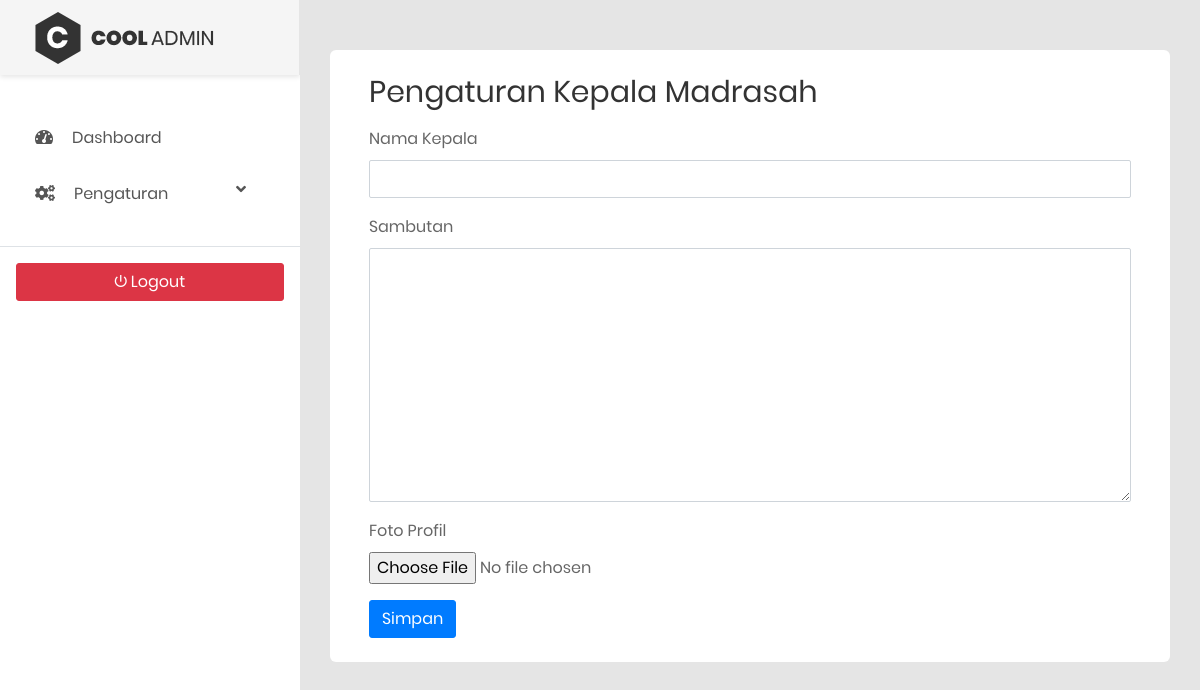
Before: /admin/profilkepala.php (signed in) with the older database file.
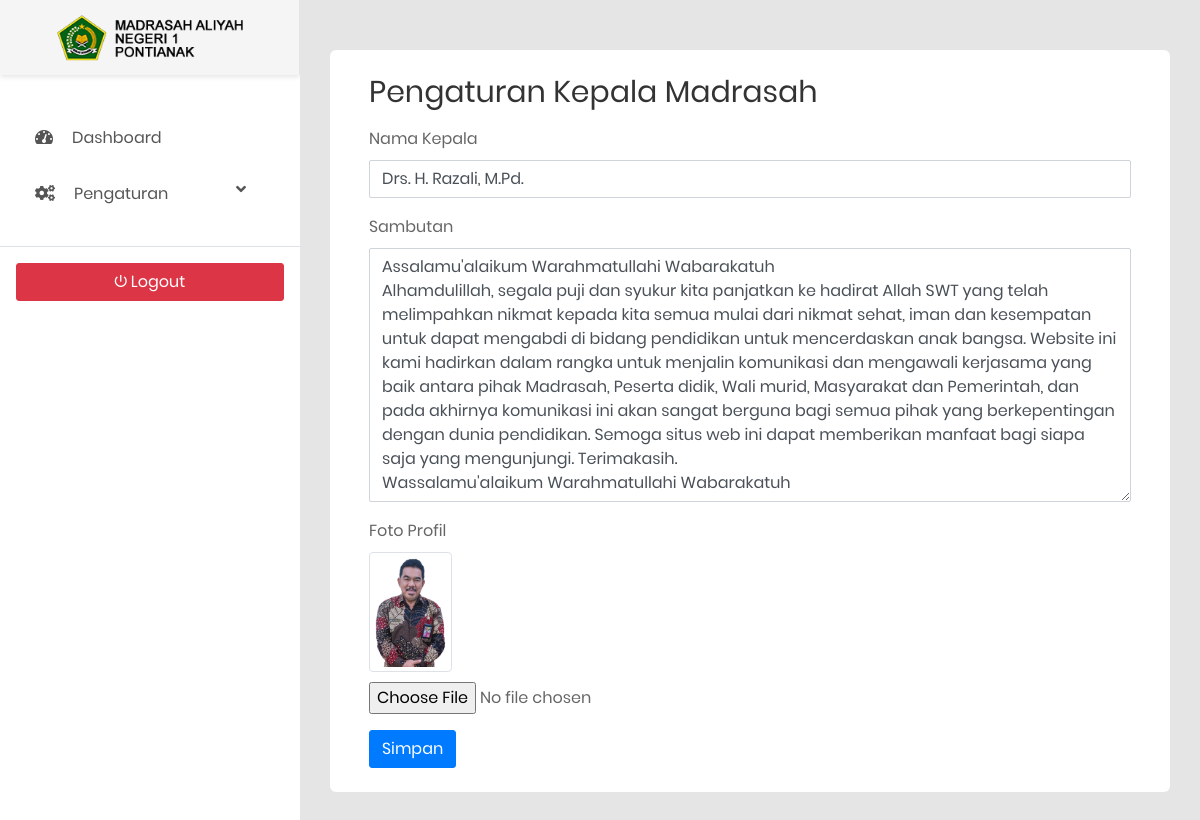
After: the same page with the newer database file.
### tables this page shows
CREATE TABLE `school_profile` (
  `id` int(11) NOT NULL,
  `school_name` varchar(255) NOT NULL,
  `npsn` varchar(20) NOT NULL,
  `address` text NOT NULL,
  `logo` varchar(255) DEFAULT NULL,
  `sejarah` text DEFAULT NULL,
  `akreditasi` varchar(10) DEFAULT NULL,
  `nsm` varchar(50) DEFAULT NULL,
  `status_sekolah` enum('Negeri','Swasta') DEFAULT 'Negeri',
  `jenjang` varchar(50) DEFAULT NULL
);

CREATE TABLE `kepala_sekolah` (
  `id` int(11) NOT NULL,
  `nama` varchar(255) NOT NULL,
  `foto` varchar(255) DEFAULT NULL,
  `sambutan` text DEFAULT NULL
);

### admin/profilkepala.php (the view, shortened to what this page needs)
<?php
include '../include/koneksi.php';
$defaultData = [
    'nama' => '',
    'sambutan' => '',
    'foto' => ''
];
$sql = "SELECT * FROM kepala_sekolah LIMIT 1";
$result = $koneksi->query($sql);
if ($result && $result->num_rows > 0) {
    $data = $result->fetch_assoc();
    $data = array_merge($defaultData, $data);
} else {
    $data = $defaultData;
}
$profil = $koneksi->query("SELECT * FROM school_profile WHERE id=1")->fetch_assoc();
?>
<!DOCTYPE html>
<html lang="en">
<head>
    <link href="assets/css/font-face.css" rel="stylesheet" media="all">
    <link href="assets/vendor/font-awesome-4.7/css/font-awesome.min.css" rel="stylesheet" media="all">
    <link href="assets/vendor/font-awesome-5/css/fontawesome-all.min.css" rel="stylesheet" media="all">
    <link href="assets/vendor/mdi-font/css/material-design-iconic-font.min.css" rel="stylesheet" media="all">
    <link href="assets/vendor/bootstrap-4.1/bootstrap.min.css" rel="stylesheet" media="all">
    <link href="assets/vendor/animsition/animsition.min.css" rel="stylesheet" media="all">
    <link href="assets/vendor/bootstrap-progressbar/bootstrap-progressbar-3.3.4.min.css" rel="stylesheet" media="all">
    <link href="assets/vendor/wow/animate.css" rel="stylesheet" media="all">
    <link href="assets/vendor/css-hamburgers/hamburgers.min.css" rel="stylesheet" media="all">
    <link href="assets/vendor/slick/slick.css" rel="stylesheet" media="all">
    <link href="assets/vendor/select2/select2.min.css" rel="stylesheet" media="all">
    <link href="assets/vendor/perfect-scrollbar/perfect-scrollbar.css" rel="stylesheet" media="all">
    <link href="assets/css/theme.css" rel="stylesheet" media="all">
</head>
<body class="animsition">
<div class="page-wrapper">
        <aside class="menu-sidebar d-none d-lg-block">
            <div class="logo">
            <a href="#">
                <?php if (!empty($profil['logo']) && file_exists('uploads/' . $profil['logo'])): ?>
                    <img src="uploads/<?php echo htmlspecialchars($profil['logo']); ?>" alt="Logo Sekolah" style="max-height: 100px;" />
                <?php else: ?>
                    <img src="assets/images/icon/logo.png" alt="Logo Default" style="max-height: 100px;" />
                <?php endif; ?>
            </a>
            </div>
            <div class="menu-sidebar__content js-scrollbar1">
                <nav class="navbar-sidebar">
                    <ul class="list-unstyled navbar__list">
                        <li>
                            <a class="js-arrow" href="dashboard.php">
                                <i class="fas fa-tachometer-alt"></i>Dashboard</a>
                        </li>
                        <li>
                            <a class="js-arrow" href="#">
                                 <i class="fas fa-gears"></i>Pengaturan<i class="fas fa-angle-down float-right"></i></a>
                        </li>
                    </ul>
                </nav>
                <div class="mt-4 p-3 border-top">
                    <a href="dashboard.php?action=logout" class="btn btn-danger btn-block">
                        <i class="zmdi zmdi-power"></i> Logout
                    </a>
                </div>
            </div>
        </aside>
        <div class="page-container">
            <div class="main-content p-t-50">
                <div class="section__content section__content--p30">
                      <div class="login-wrap p-4" style="max-width: 1000px; margin: auto; background: #fff; border-radius: 6px;">
                    <div class="container-fluid">
                        <h2 class="title-1 mb-3">Pengaturan Kepala Madrasah</h2>
                        <form action="" method="POST" enctype="multipart/form-data">
                            <div class="form-row">
                                <div class="form-group col-md-12">
                                    <label for="school_name">Nama Kepala</label>
                                    <input type="text" class="form-control" id="nama" name="nama" value="<?php echo htmlspecialchars($data['nama']); ?>" required>
                                </div>
                                <div class="form-group col-md-12">
                                <label for="address">Sambutan</label>
                                <textarea class="form-control" id="sambutan" name="sambutan" rows="10"><?php echo htmlspecialchars($data['sambutan']); ?></textarea>
                            </div>
                            </div>
                            <div class="form-group">
                                <label for="foto">Foto Profil</label>
                                <?php if (!empty($data['foto']) && file_exists('uploads/' . $data['foto'])): ?>
                                    <div>
                                        <img src="uploads/<?php echo htmlspecialchars($data['foto']); ?>" alt="Foto Kepala" class="foto-preview img-thumbnail" />
                                    </div>
                                <?php endif; ?>
                                <input type="file" class="form-control-file" id="foto" name="foto" accept="image/*">
                            </div>
                            <button type="submit" class="btn btn-primary">Simpan</button>
                        </form>
                    </div>
                      </div>
                </div>
            </div>
        </div>
</div>
</body>
</html>

### admin/profilkepala.php (style rules this page uses)
.foto-preview { max-height: 120px; margin-bottom: 10px; }

Changed rows visible on the page:
now on this page (row edited): school_profile: logo (picture)
added kepala_sekolah: nama "Drs. H. Razali, M.Pd.", sambutan "Assalamu'alaikum Warahmatullahi Wabarakatuh Alhamdulillah, segala puji dan syukur kita panjatkan ke hadirat Allah SWT yang telah melimpahkan nikmat kepada kita semua mulai dari nikmat sehat, iman dan kesempatan untuk dapat mengabdi di bidang pendidikan untuk mencerdaskan anak bangsa. Website ini kami hadirkan dalam rangka untuk menjalin komunikasi dan mengawali kerjasama yang baik antara pihak Madrasah, Peserta didik, Wali murid, Masyarakat dan Pemerintah, dan pada akhirnya komunikasi ini akan sangat berguna bagi semua pihak yang berkepentingan dengan dunia pendidikan. Semoga situs web ini dapat memberikan manfaat bagi siapa saja yang mengunjungi. Terimakasih. Wassalamu'alaikum…", foto (picture)
